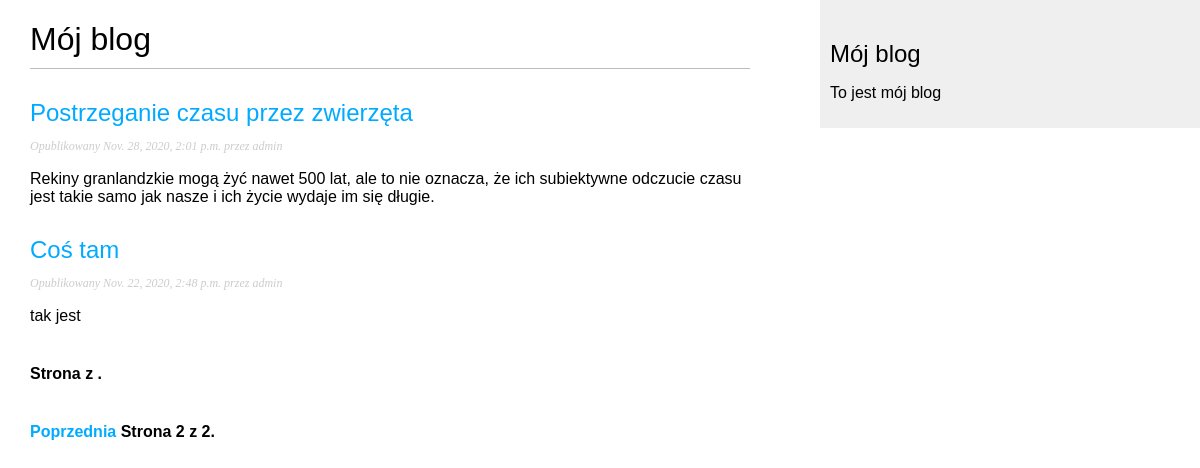
Screenshot of /blog/?page=2 with the database file from the repository.
### blog/models.py (models this page shows, shortened)
class Post(models.Model):
    objects = models.Manager()
    published = PublishedManager()
    STATUS_CHOICES = (("draft", "Roboczy"), ("published", "Opublikowany"),)
    title = models.CharField(max_length=250)
    slug = models.SlugField(max_length=250, unique_for_date="publish")
    author = models.ForeignKey(User, on_delete=models.CASCADE, related_name="blog_posts")
    body = models.TextField()
    publish = models.DateTimeField(default=timezone.now)
    created = models.DateTimeField(auto_now_add=True)
    updated = models.DateTimeField(auto_now=True)
    status = models.CharField(max_length=10, choices=STATUS_CHOICES, default="draft")
    class Meta:
        ordering = ("-publish",)
    def get_absolute_url(self):
        return reverse("blog:post_detail",
                        args=[self.publish.year,
                                self.publish.strftime("%m"),
                                self.publish.strftime("%d"),
                                self.slug])

### blog/views.py (the view)
class PostListView(ListView):
    queryset = Post.published.all()
    context_object_name = "posts"
    paginate_by = 3
    template_name = "blog/post/list.html"

### blog/templates/blog/post/list.html (shortened to what this page needs)
{% extends "blog/base.html" %}
{% block content %}
    <h1>Mój blog</h1>
    {% for post in posts %}
        <h2>
            <a href="{{post.get_absolute_url}}">
                {{post.title}}
            </a>
        </h2>
        <p class="date">
            Opublikowany {{ post.publish }} przez {{ post.author }}
        </p>
        {{post.body|truncatewords:30|linebreaks}}
    {% endfor %}
    {% include "pagination.html" with page=posts %}
    {% include "pagination.html" with page=page_obj %}
{% endblock %}

### blog/static/css/blog.css (style rules this page uses)
body { margin:0; padding:0; font-family:helvetica, sans-serif; }
a { color:#00abff; text-decoration:none; }
h1 { font-weight:normal; border-bottom:1px solid #bbb; padding:0 0 10px 0; }
h2 { font-weight:normal; margin:30px 0 0; }
p.date { color:#ccc; font-family: georgia, serif; font-size: 12px; font-style: italic; }

### rows the page displays
Post: title "Postrzeganie czasu przez zwierzęta", publish "Nov. 28, 2020, 2:01 p.m.", author "admin", body "Rekiny granlandzkie mogą żyć nawet 500 lat, ale to nie oznacza, że ich subiektywne odczucie czasu jest takie samo jak nasze i ich życie wydaje im się długie."
Post: title "Coś tam", publish "Nov. 22, 2020, 2:48 p.m.", author "admin", body "tak jest"

### other values shown
{{ page.number }} "2"
{{ page.paginator.num_pages }} "2"
